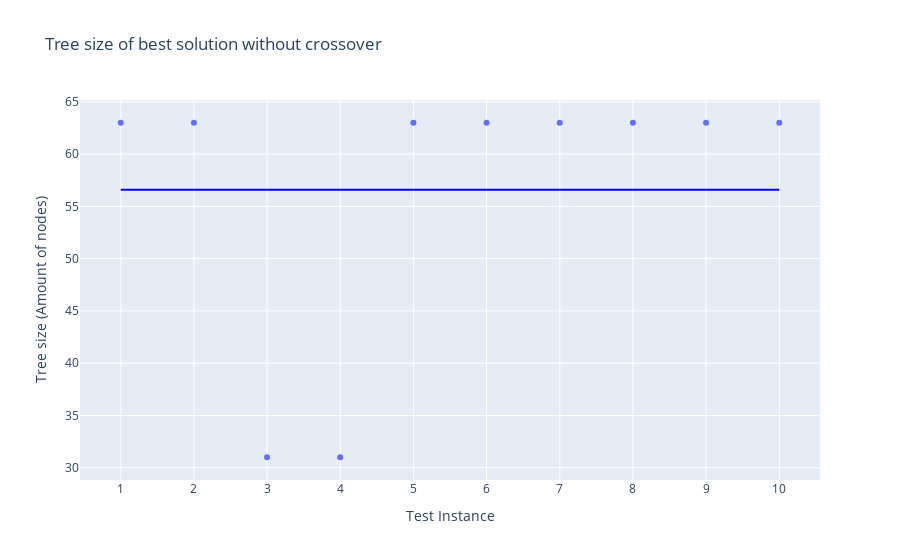

Notebook source saved alongside this figure:
### Code cell
#Tree size of best solution without crossover

data = {'Test Instance': xAxis,
        'Tree size (Amount of nodes)': treeSizes}

df = pd.DataFrame(data)  


fig = px.scatter(df, x = "Test Instance", y="Tree size (Amount of nodes)",
             title="Tree size of best solution without crossover")

fig.update_layout(
    xaxis = dict(
        tickmode = 'linear',
        tick0 = 0,
        dtick = 1
    )
)
average = sum(treeSizes) / len(treeSizes)
#fig.add_hline(average)

fig.add_shape(type='line',
                x0=1,
                y0=average,
                x1=10,
                y1=average,
                line=dict(color='Blue',),
                xref='x',
                yref='y'
)
fig.write_image('without_crossover-treesize.pdf')
#fig.show()

### Figure 1 — Plotly figure (JSON) as saved in the notebook; plotly's stock layout.template omitted (floating-point values rounded to 4 significant figures)
{"data": [{"hovertemplate": "Test Instance=%{x}<br>Tree size (Amount of nodes)=%{y}<extra></extra>", "legendgroup": "", "marker": {"color": "#636efa", "symbol": "circle"}, "mode": "markers", "name": "", "orientation": "v", "showlegend": false, "type": "scatter", "x": [1, 2, 3, 4, 5, 6, 7, 8, 9, 10], "xaxis": "x", "y": [63, 63, 31, 31, 63, 63, 63, 63, 63, 63], "yaxis": "y"}], "layout": {"legend": {"tracegroupgap": 0}, "shapes": [{"line": {"color": "Blue"}, "type": "line", "x0": 1, "x1": 10, "xref": "x", "y0": 56.6, "y1": 56.6, "yref": "y"}], "title": {"text": "Tree size of best solution without crossover"}, "xaxis": {"anchor": "y", "domain": [0, 1], "dtick": 1, "tick0": 0, "tickmode": "linear", "title": {"text": "Test Instance"}}, "yaxis": {"anchor": "x", "domain": [0, 1], "title": {"text": "Tree size (Amount of nodes)"}}}}
